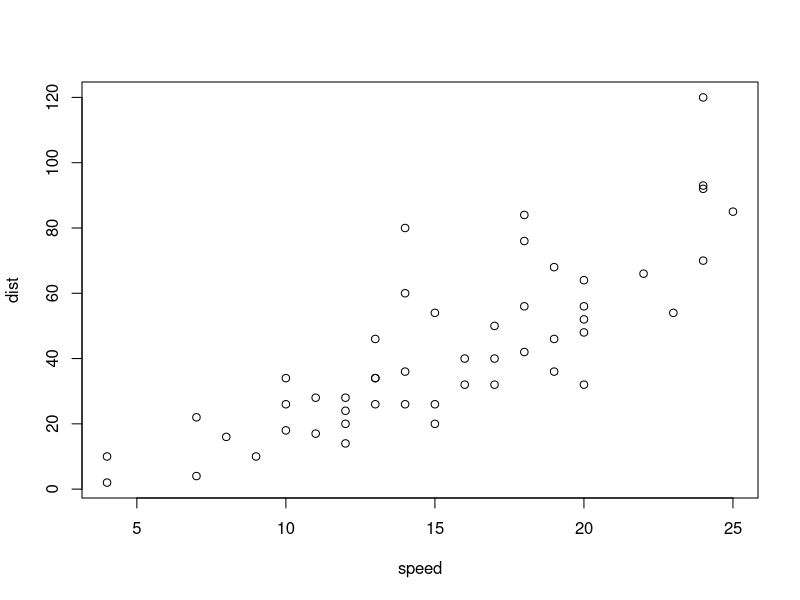
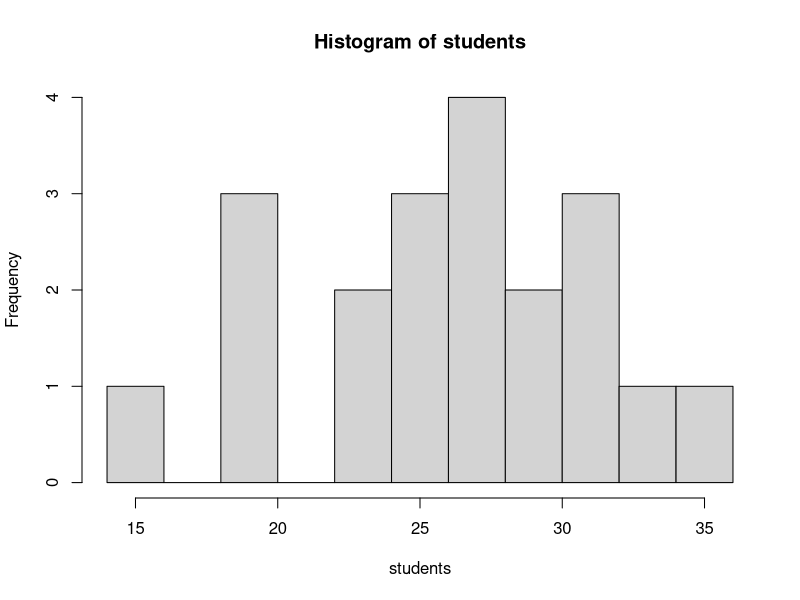
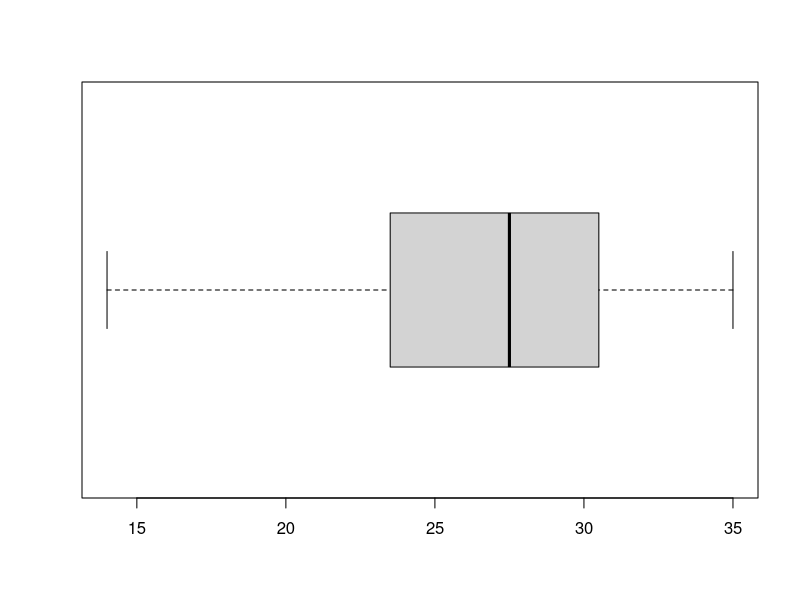
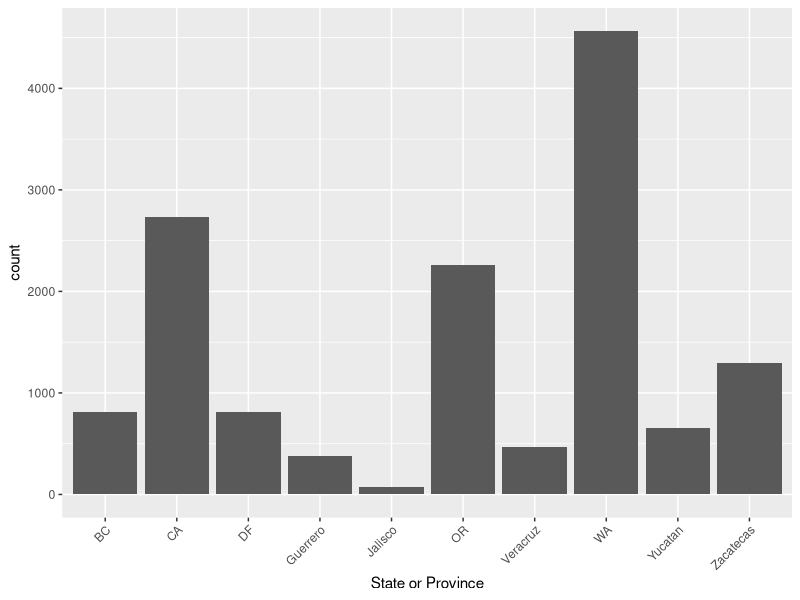
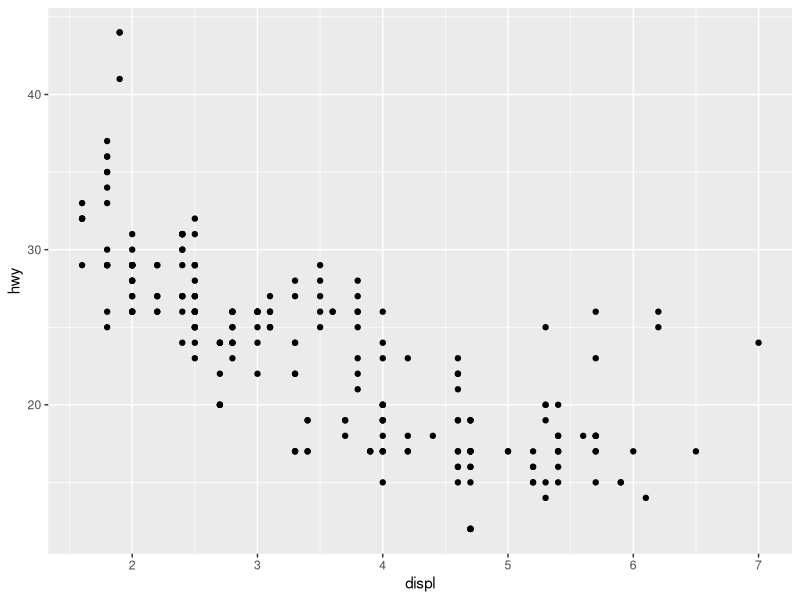
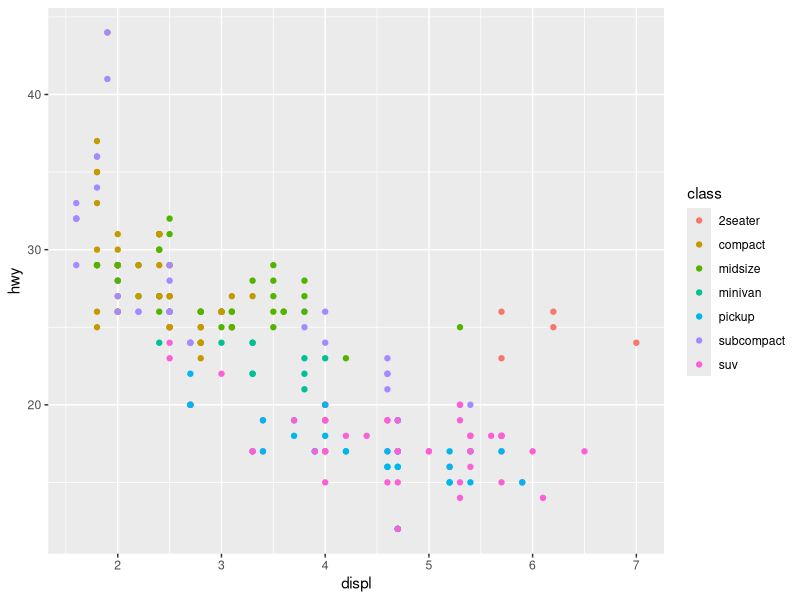

These figures' R source, in order:
## ---- chunk 1
plot(cars)
## ---- chunk 2
# for testing use this
students <- round(rnorm(20, 25, 5))

# for class use this
# students <- c() 

students
## ---- chunk 3
summary(students)
## ---- chunk 4
var(students); sqrt(var(students))
## ---- chunk 5
# define a variable for the mean we will consistently use bar for sample mean
# again note I use the <- assignment rather than =
ybar <- mean(students)

# R can then do the arithmetic and when we combine a list of numbers with a single number and square it, it knows what we mean.
(students - ybar)^2
## ---- chunk 6
# Then as we said, we sum over all of these and then divide by the number of them
# minus 1

sum( (students - ybar)^2 ) / ( length(students) - 1 )
## ---- chunk 7
sum(students - ybar )
## ---- chunk 8
sum( abs(students - ybar)) / (length(students) - 1 )
## ---- chunk 9
hist(students, 10)
## ---- chunk 10
boxplot(students, horizontal=TRUE)
# Note the use of = for a parameter instead of <-
## ---- chunk 11
library(readxl) # for reading Excel files
library(ggplot2) # for making nice plots - part of the tidyverse
## ---- chunk 12
supermarket <- read_excel("Supermarket Transactions.xlsx", sheet = 2)
supermarket
## ---- chunk 13
colnames(supermarket)
## ---- chunk 14
sapply(supermarket, class)
## ---- chunk 15
table(supermarket$Gender)
## ---- chunk 16
# Note that because the feature Marital Status has a space in it, we have to use quotes to refer to it:
table( supermarket$`Marital Status`, supermarket$Gender) 
## ---- chunk 17
# Here to make this easier to read we are going to do the operation in two separate commands; 
# note the semi-colon indicating the end of the first command
table1 <- table(supermarket$`Marital Status`, supermarket$Gender, supermarket$`State or Province`);

ftable(table1)
## ---- chunk 18
table2 <- table(supermarket$`Marital Status`, supermarket$Gender);

prop.table(table2)
## ---- chunk 19
# Note in this one the direction of the quotes matter
ggplot(supermarket) + 
  geom_bar(mapping = aes(x=`State or Province`)) + 
  theme(axis.text.x=element_text(angle=45, hjust=1))
## ---- chunk 20
mpg
## ---- chunk 21
ggplot(data = mpg) + geom_point(mapping = aes( x = displ, y = hwy ))
## ---- chunk 22
ggplot(data = mpg) + geom_point(mapping = aes( x = displ, y = hwy, color = class ))
